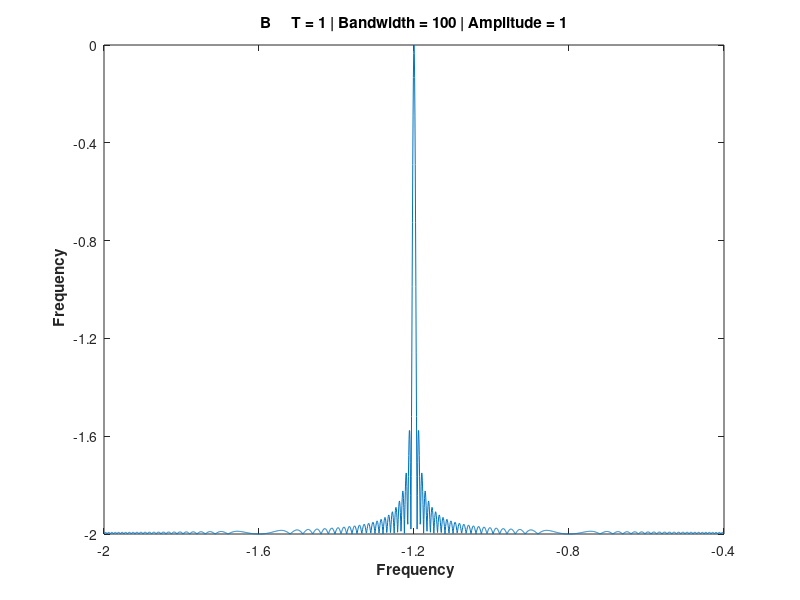

Here is the MATLAB script that generated this plot:
clc;
clear all;
close all;

T = 1;
B = 100;
A = 1;

t = (-T/2:0.001:T/2-0.001);
p = A*exp(1j.*pi.*B.*(t.^2)./T);

autocorr = abs(xcorr(p));
plot(abs(autocorr));

Xa = (-2/T:0.4:2/T);
xticklabels(Xa);
yticklabels(Xa);


title(['B     T = ',num2str(T), ' | Bandwidth = ',num2str(B), ' | Amplitude = ',num2str(A)]);
ylabel('\bf Frequency');
xlabel('\bf Frequency');